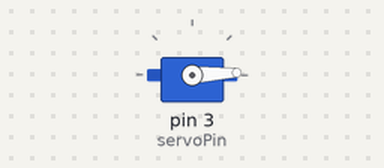
A sketch run on a simulated Arduino Uno, built with avr-gcc and run on an emulated ATmega328P. Shown: servo.

Above: at 0.05 s.
At 1.3 s:
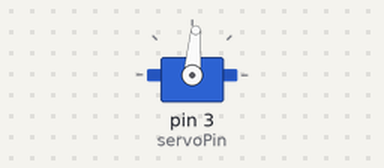
At 2.6 s:
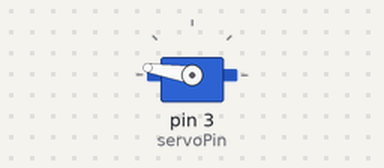
At 5.2 s:
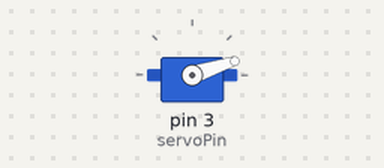
Timing chart, 0 to 7.1 s (numbered marks = the images above):
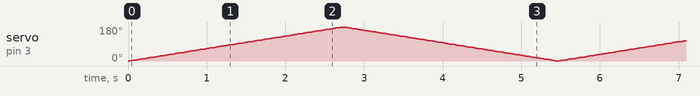

The sketch:

Sketch_12.1.1_Servo_Sweep.ino
```cpp
/*
  Sketch 12.1.1
  Servo Sweep

  modified 2016/5/13
  by http://www.freenove.com
*/

#include <Servo.h>

Servo myservo;              // create servo object to control a servo

int pos = 0;                // variable to store the servo position
int servoPin = 3;           // define the pin of servo signal line

void setup() {
  myservo.attach(servoPin); // attaches the servo on servoPin to the servo object
}

void loop() {
  for (pos = 0; pos <= 180; pos += 1) { // goes from 0 degrees to 180 degrees
    // in steps of 1 degree
    myservo.write(pos);              // tell servo to go to position in variable "pos"
    delay(15);                       // waits 15ms for the servo to reach the position
  }
  for (pos = 180; pos >= 0; pos -= 1) { // goes from 180 degrees to 0 degrees
    myservo.write(pos);              // tell servo to go to position in variable "pos"
    delay(15);                       // waits 15ms for the servo to reach the position
  }
}
```
